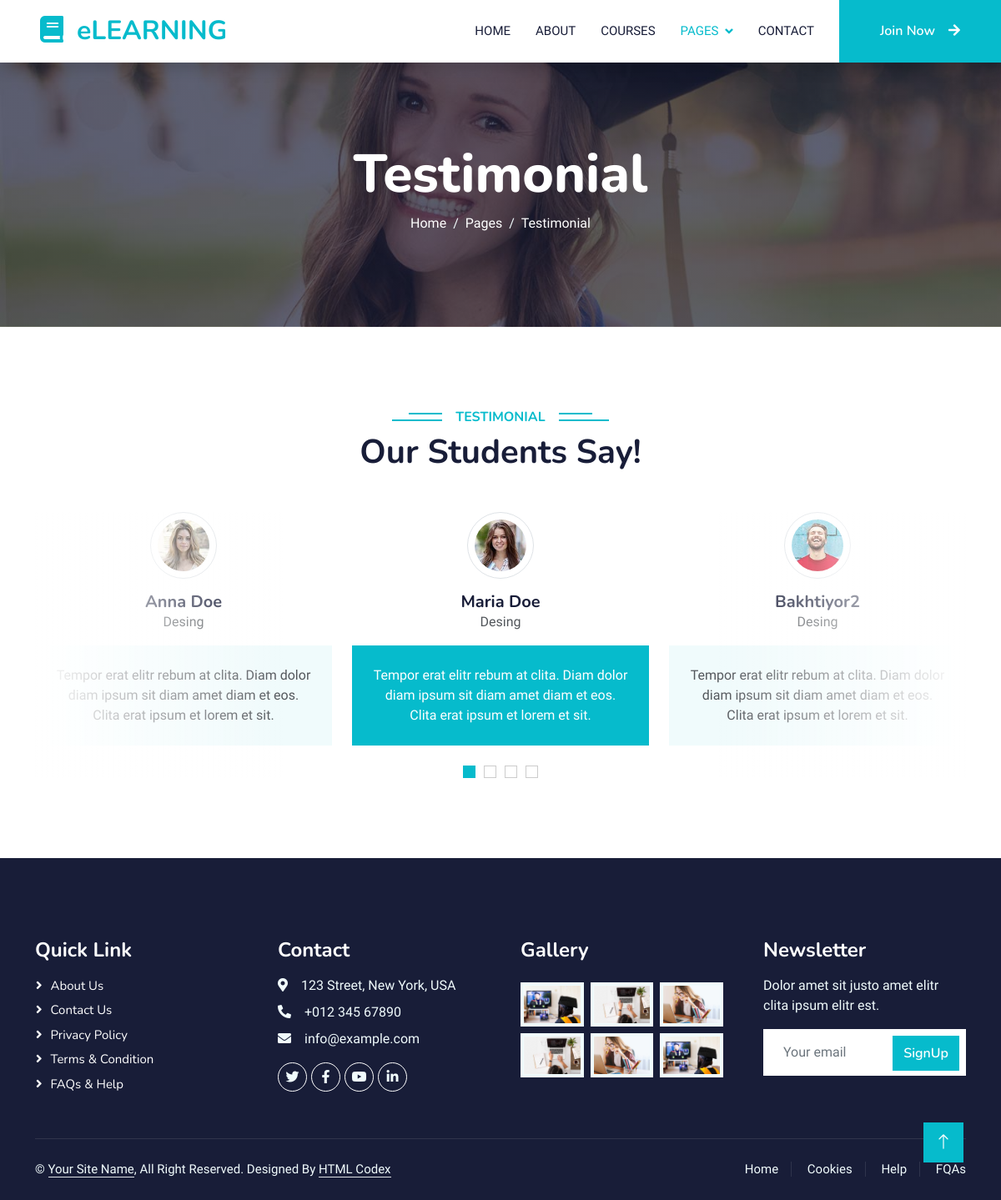
Screenshot of /testimonial with the database file from the repository.
### learningapp/models.py (models this page shows, shortened)
class Clients(models.Model):
    name = models.CharField(max_length=200)
    bio = models.TextField()
    profession = models.CharField(max_length=200)
    img = models.ImageField(upload_to='clients/')
    slug = models.SlugField()

### learningapp/views.py (the view)
# urls.py: path('testimonial', testimonial, name='testimonial'),
def testimonial(request):
   client = Clients.objects.all()
   context = {
      'client' : client
   }
   return render(request, 'testimonial.html', context=context)

### templates/testimonial.html (shortened to what this page needs)
{% load static %}
<!DOCTYPE html>
<html lang="en">
<head>
    <link href="https://cdnjs.cloudflare.com/ajax/libs/font-awesome/5.10.0/css/all.min.css" rel="stylesheet">
    <link href="https://cdn.jsdelivr.net/npm/bootstrap-icons@1.4.1/font/bootstrap-icons.css" rel="stylesheet">
    <link href="{% static 'lib/animate/animate.min.css' %}" rel="stylesheet">
    <link href="{% static 'lib/owlcarousel/assets/owl.carousel.min.css' %}" rel="stylesheet">
    <link href="{% static 'css/bootstrap.min.css' %}" rel="stylesheet">
    <link href="{% static 'css/style.css' %}" rel="stylesheet">
</head>
<body>
    <nav class="navbar navbar-expand-lg bg-white navbar-light shadow sticky-top p-0">
        <a href="{% url 'index' %}" class="navbar-brand d-flex align-items-center px-4 px-lg-5">
            <h2 class="m-0 text-primary"><i class="fa fa-book me-3"></i>eLEARNING</h2>
        </a>
        <div class="collapse navbar-collapse" id="navbarCollapse">
            <div class="navbar-nav ms-auto p-4 p-lg-0">
                <a href="{% url 'index' %}" class="nav-item nav-link">Home</a>
                <a href="{% url 'about' %}" class="nav-item nav-link">About</a>
                <a href="{% url 'courses' %}" class="nav-item nav-link">Courses</a>
                <div class="nav-item dropdown">
                    <a href="#" class="nav-link dropdown-toggle active" data-bs-toggle="dropdown">Pages</a>
                </div>
                <a href="{% url 'contact' %}" class="nav-item nav-link">Contact</a>
            </div>
            <a href="" class="btn btn-primary py-4 px-lg-5 d-none d-lg-block">Join Now<i class="fa fa-arrow-right ms-3"></i></a>
        </div>
    </nav>
    <div class="container-fluid bg-primary py-5 mb-5 page-header">
        <div class="container py-5">
            <div class="row justify-content-center">
                <div class="col-lg-10 text-center">
                    <h1 class="display-3 text-white animated slideInDown">Testimonial</h1>
                    <nav aria-label="breadcrumb">
                        <ol class="breadcrumb justify-content-center">
                            <li class="breadcrumb-item"><a class="text-white" href="#">Home</a></li>
                            <li class="breadcrumb-item"><a class="text-white" href="#">Pages</a></li>
                            <li class="breadcrumb-item text-white active" aria-current="page">Testimonial</li>
                        </ol>
                    </nav>
                </div>
            </div>
        </div>
    </div>
    <div class="container-xxl py-5 wow fadeInUp" data-wow-delay="0.1s">
        <div class="container">
            <div class="text-center">
                <h6 class="section-title bg-white text-center text-primary px-3">Testimonial</h6>
                <h1 class="mb-5">Our Students Say!</h1>
            </div>
            <div class="owl-carousel testimonial-carousel position-relative">
                {% for client in client %}
                <div class="testimonial-item text-center">
                    <img class="border rounded-circle p-2 mx-auto mb-3" src="{{ client.img.url }}" style="width: 80px; height: 80px;">
                    <h5 class="mb-0">{{ client.name }}</h5>
                    <p>{{ client.profession }}</p>
                    <div class="testimonial-text bg-light text-center p-4">
                    <p class="mb-0">{{ client.bio }}</p>
                    </div>
                </div>
                {% endfor %}
            </div>
        </div>
    </div>
    <div class="container-fluid bg-dark text-light footer pt-5 mt-5 wow fadeIn" data-wow-delay="0.1s">
        <div class="container py-5">
            <div class="row g-5">
                <div class="col-lg-3 col-md-6">
                    <h4 class="text-white mb-3">Quick Link</h4>
                    <a class="btn btn-link" href="">About Us</a>
                    <a class="btn btn-link" href="">Contact Us</a>
                    <a class="btn btn-link" href="">Privacy Policy</a>
                    <a class="btn btn-link" href="">Terms & Condition</a>
                    <a class="btn btn-link" href="">FAQs & Help</a>
                </div>
                <div class="col-lg-3 col-md-6">
                    <h4 class="text-white mb-3">Contact</h4>
                    <p class="mb-2"><i class="fa fa-map-marker-alt me-3"></i>123 Street, New York, USA</p>
                    <p class="mb-2"><i class="fa fa-phone-alt me-3"></i>+012 345 67890</p>
                    <p class="mb-2"><i class="fa fa-envelope me-3"></i>info@example.com</p>
                    <div class="d-flex pt-2">
                        <a class="btn btn-outline-light btn-social" href=""><i class="fab fa-twitter"></i></a>
                        <a class="btn btn-outline-light btn-social" href=""><i class="fab fa-facebook-f"></i></a>
                        <a class="btn btn-outline-light btn-social" href=""><i class="fab fa-youtube"></i></a>
                        <a class="btn btn-outline-light btn-social" href=""><i class="fab fa-linkedin-in"></i></a>
                    </div>
                </div>
                <div class="col-lg-3 col-md-6">
                    <h4 class="text-white mb-3">Gallery</h4>
                    <div class="row g-2 pt-2">
                        <div class="col-4">
                            <img class="img-fluid bg-light p-1" src="{% static 'img/course-1.jpg' %}" alt="">
                        </div>
                        <div class="col-4">
                            <img class="img-fluid bg-light p-1" src="{% static 'img/course-2.jpg' %}" alt="">
                        </div>
                        <div class="col-4">
                            <img class="img-fluid bg-light p-1" src="{% static 'img/course-3.jpg' %}" alt="">
                        </div>
                        <div class="col-4">
                            <img class="img-fluid bg-light p-1" src="{% static 'img/course-2.jpg' %}" alt="">
                        </div>
                        <div class="col-4">
                            <img class="img-fluid bg-light p-1" src="{% static 'img/course-3.jpg' %}" alt="">
                        </div>
                        <div class="col-4">
                            <img class="img-fluid bg-light p-1" src="{% static 'img/course-1.jpg' %}" alt="">
                        </div>
                    </div>
                </div>
                <div class="col-lg-3 col-md-6">
                    <h4 class="text-white mb-3">Newsletter</h4>
                    <p>Dolor amet sit justo amet elitr clita ipsum elitr est.</p>
                    <div class="position-relative mx-auto" style="max-width: 400px;">
                        <input class="form-control border-0 w-100 py-3 ps-4 pe-5" type="text" placeholder="Your email">
                        <button type="button" class="btn btn-primary py-2 position-absolute top-0 end-0 mt-2 me-2">SignUp</button>
                    </div>
                </div>
            </div>
        </div>
        <div class="container">
            <div class="copyright">
                <div class="row">
                    <div class="col-md-6 text-center text-md-start mb-3 mb-md-0">
                        &copy; <a class="border-bottom" href="#">Your Site Name</a>, All Right Reserved.
                        Designed By <a class="border-bottom" href="https://htmlcodex.com">HTML Codex</a>
                    </div>
                    <div class="col-md-6 text-center text-md-end">
                        <div class="footer-menu">
                            <a href="">Home</a>
                            <a href="">Cookies</a>
                            <a href="">Help</a>
                            <a href="">FQAs</a>
                        </div>
                    </div>
                </div>
            </div>
        </div>
    </div>
    <a href="#" class="btn btn-lg btn-primary btn-lg-square back-to-top"><i class="bi bi-arrow-up"></i></a>
</body>
</html>

### static/css/style.css (style rules this page uses)
:root { --primary: #06BBCC; --light: #F0FBFC; --dark: #181d38; }
.back-to-top { position: fixed; display: none; right: 45px; bottom: 45px; z-index: 99; }
.btn { font-family: 'Nunito', sans-serif; font-weight: 600; transition: .5s; }
.btn.btn-primary, .btn.btn-secondary { color: #FFFFFF; }
.btn-lg-square { width: 48px; height: 48px; }
.btn-square, .btn-sm-square, .btn-lg-square { padding: 0; display: flex; align-items: center; justify-content: center; font-weight: normal; border-radius: 0px; }
.navbar .dropdown-toggle::after { border: none; content: "\f107"; font-family: "Font Awesome 5 Free"; font-weight: 900; vertical-align: middle; margin-left: 8px; }
.navbar-light .navbar-nav .nav-link { margin-right: 30px; padding: 25px 0; color: #FFFFFF; font-size: 15px; text-transform: uppercase; outline: none; }
.navbar-light .navbar-nav .nav-link:hover, .navbar-light .navbar-nav .nav-link.active { color: var(--primary); }
.navbar-light .navbar-brand, .navbar-light a.btn { height: 75px; }
.navbar-light .navbar-nav .nav-link { color: var(--dark); font-weight: 500; }
.navbar-light.sticky-top { top: -100px; transition: .5s; }
.page-header { background: linear-gradient(rgba(24, 29, 56, .7), rgba(24, 29, 56, .7)), url(../img/carousel-1.jpg); background-position: center center; background-repeat: no-repeat; background-size: cover; }
.breadcrumb-item + .breadcrumb-item::before { color: var(--light); }
.section-title { position: relative; display: inline-block; text-transform: uppercase; }
.section-title::before { position: absolute; content: ""; width: calc(100% + 80px); height: 2px; top: 4px; left: -40px; background: var(--primary); z-index: -1; }
.section-title::after { position: absolute; content: ""; width: calc(100% + 120px); height: 2px; bottom: 5px; left: -60px; background: var(--primary); z-index: -1; }
.testimonial-carousel::before { position: absolute; content: ""; top: 0; left: 0; height: 100%; width: 0; background: linear-gradient(to right, rgba(255, 255, 255, 1) 0%, rgba(255, 255, 255, 0) 100%); z-index: 1; }
.testimonial-carousel::after { position: absolute; content: ""; top: 0; right: 0; height: 100%; width: 0; background: linear-gradient(to left, rgba(255, 255, 255, 1) 0%, rgba(255, 255, 255, 0) 100%); z-index: 1; }
@media (min-width: 768px) { .testimonial-carousel::before, .testimonial-carousel::after { width: 200px; } }
@media (min-width: 992px) { .testimonial-carousel::before, .testimonial-carousel::after { width: 300px; } }
.testimonial-carousel .owl-item .testimonial-text, .testimonial-carousel .owl-item.center .testimonial-text * { transition: .5s; }
.testimonial-carousel .owl-item.center .testimonial-text { background: var(--primary) !important; }
.testimonial-carousel .owl-item.center .testimonial-text * { color: #FFFFFF !important; }
.footer .btn.btn-social { margin-right: 5px; width: 35px; height: 35px; display: flex; align-items: center; justify-content: center; color: var(--light); font-weight: normal; border: 1px solid #FFFFFF; border-radius: 35px; transition: .3s; }
.footer .btn.btn-link { display: block; margin-bottom: 5px; padding: 0; text-align: left; color: #FFFFFF; font-size: 15px; font-weight: normal; text-transform: capitalize; transition: .3s; }
.footer .btn.btn-link::before { position: relative; content: "\f105"; font-family: "Font Awesome 5 Free"; font-weight: 900; margin-right: 10px; }
.footer .copyright { padding: 25px 0; font-size: 15px; border-top: 1px solid rgba(256, 256, 256, .1); }
.footer .copyright a { color: var(--light); }
.footer .footer-menu a { margin-right: 15px; padding-right: 15px; border-right: 1px solid rgba(255, 255, 255, .1); }
.footer .footer-menu a:last-child { margin-right: 0; padding-right: 0; border-right: none; }

### rows the page displays
Clients: img (picture), name "Maria Doe", profession "Desing", bio "Tempor erat elitr rebum at clita. Diam dolor diam ipsum sit diam amet diam et eos. Clita erat ipsum et lorem et sit."
Clients: img (picture), name "Bakhtiyor2", profession "Desing", bio "Tempor erat elitr rebum at clita. Diam dolor diam ipsum sit diam amet diam et eos. Clita erat ipsum et lorem et sit."
Clients: img (picture), name "Anna Doe", profession "Desing", bio "Tempor erat elitr rebum at clita. Diam dolor diam ipsum sit diam amet diam et eos. Clita erat ipsum et lorem et sit."
